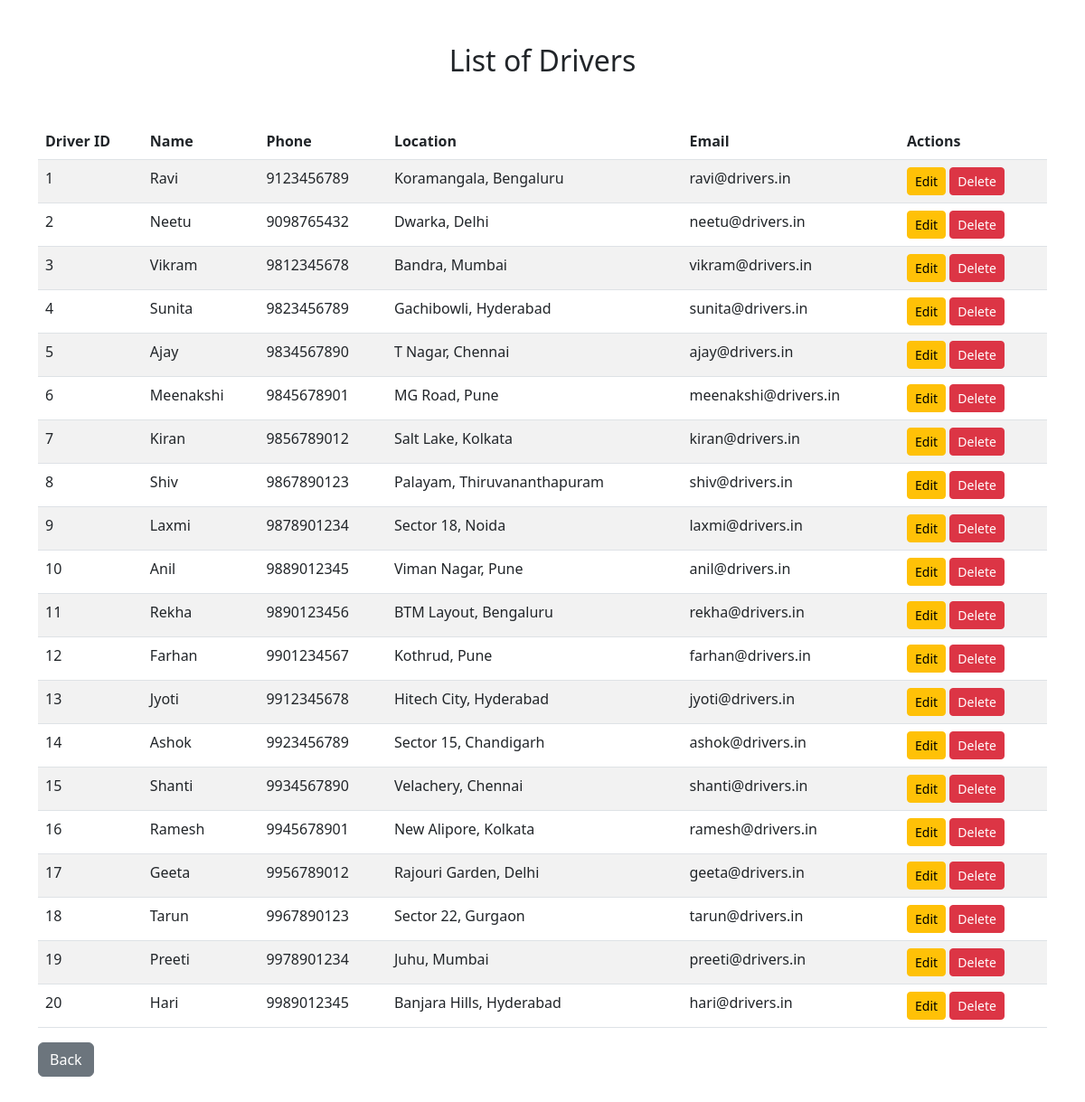
The page /show_drivers.php on the database its author committed.
### tables this page shows
CREATE TABLE `Drivers` (
  `driver_id` int NOT NULL AUTO_INCREMENT,
  `name` varchar(255) NOT NULL,
  `phone` varchar(20) NOT NULL,
  `location` varchar(255) NOT NULL,
  `email` varchar(255) NOT NULL,
  PRIMARY KEY (`driver_id`)
);

### show_drivers.php (the view, shortened to what this page needs)
<!DOCTYPE html>
<html lang="en">
<?php include('header.php'); ?>
<body>
<div class="container mt-5">
    <h2 class="text-center">List of Drivers</h2>
    <?php
    include('db.php');
    $sql = "SELECT driver_id, name, phone, location, email FROM Drivers";
    $result = $conn->query($sql);
    if ($result->num_rows > 0) {
        echo "<table class='table table-striped'>
                <thead>
                    <tr>
                      <th>Driver ID</th>
                      <th>Name</th>
                      <th>Phone</th>
                      <th>Location</th>
                      <th>Email</th>
                      <th>Actions</th>
                    </tr>
                </thead>
                <tbody>";
        while ($row = $result->fetch_assoc()) {
            echo "<tr>
                    <td>" . $row['driver_id'] . "</td>
                    <td>" . htmlspecialchars($row['name']) . "</td>
                    <td>" . htmlspecialchars($row['phone']) . "</td>
                    <td>" . htmlspecialchars($row['location']) . "</td>
                    <td>" . htmlspecialchars($row['email']) . "</td>
                    <td>
                        <a href='edit_driver.php?id=" . $row['driver_id'] . "' class='btn btn-warning btn-sm'>Edit</a>
                        <a href='edit_driver.php?id=" . $row['driver_id'] . "&delete=1' class='btn btn-danger btn-sm' onclick=\"return confirm('Are you sure you want to delete this driver?');\">Delete</a>
                    </td>
                  </tr>";
        }
        echo "</tbody></table><a href='index.php' class='btn btn-secondary'>Back</a>";
    } else {
        echo "<div class='alert alert-warning' role='alert'>No drivers found.</div>";
    }
    ?>
</div>
</body>
</html>

### header.php (shortened to what this page needs)
<head>
    <link href="https://cdn.jsdelivr.net/npm/bootstrap@5.3.0-alpha1/dist/css/bootstrap.min.css" rel="stylesheet">
    <link rel="stylesheet" href="https://cdnjs.cloudflare.com/ajax/libs/font-awesome/6.0.0-beta3/css/all.min.css">
</head>

### header.php (style rules this page uses)
body { padding-bottom: 200px; }
table { margin-top: 50px; }

### rows shown on the page
drivers: driver_id "1", name "Ravi", phone "9123456789", location "Koramangala, Bengaluru", email "ravi@drivers.in"
drivers: driver_id "2", name "Neetu", phone "9098765432", location "Dwarka, Delhi", email "neetu@drivers.in"
drivers: driver_id "3", name "Vikram", phone "9812345678", location "Bandra, Mumbai", email "vikram@drivers.in"
drivers: driver_id "4", name "Sunita", phone "9823456789", location "Gachibowli, Hyderabad", email "sunita@drivers.in"
drivers: driver_id "5", name "Ajay", phone "9834567890", location "T Nagar, Chennai", email "ajay@drivers.in"
drivers: driver_id "6", name "Meenakshi", phone "9845678901", location "MG Road, Pune", email "meenakshi@drivers.in"
drivers: driver_id "7", name "Kiran", phone "9856789012", location "Salt Lake, Kolkata", email "kiran@drivers.in"
drivers: driver_id "8", name "Shiv", phone "9867890123", location "Palayam, Thiruvananthapuram", email "shiv@drivers.in"
drivers: driver_id "9", name "Laxmi", phone "9878901234", location "Sector 18, Noida", email "laxmi@drivers.in"
drivers: driver_id "10", name "Anil", phone "9889012345", location "Viman Nagar, Pune", email "anil@drivers.in"
drivers: driver_id "11", name "Rekha", phone "9890123456", location "BTM Layout, Bengaluru", email "rekha@drivers.in"
drivers: driver_id "12", name "Farhan", phone "9901234567", location "Kothrud, Pune", email "farhan@drivers.in"
drivers: driver_id "13", name "Jyoti", phone "9912345678", location "Hitech City, Hyderabad", email "jyoti@drivers.in"
drivers: driver_id "14", name "Ashok", phone "9923456789", location "Sector 15, Chandigarh", email "ashok@drivers.in"
drivers: driver_id "15", name "Shanti", phone "9934567890", location "Velachery, Chennai", email "shanti@drivers.in"
drivers: driver_id "16", name "Ramesh", phone "9945678901", location "New Alipore, Kolkata", email "ramesh@drivers.in"
drivers: driver_id "17", name "Geeta", phone "9956789012", location "Rajouri Garden, Delhi", email "geeta@drivers.in"
drivers: driver_id "18", name "Tarun", phone "9967890123", location "Sector 22, Gurgaon", email "tarun@drivers.in"
drivers: driver_id "19", name "Preeti", phone "9978901234", location "Juhu, Mumbai", email "preeti@drivers.in"
drivers: driver_id "20", name "Hari", phone "9989012345", location "Banjara Hills, Hyderabad", email "hari@drivers.in"
